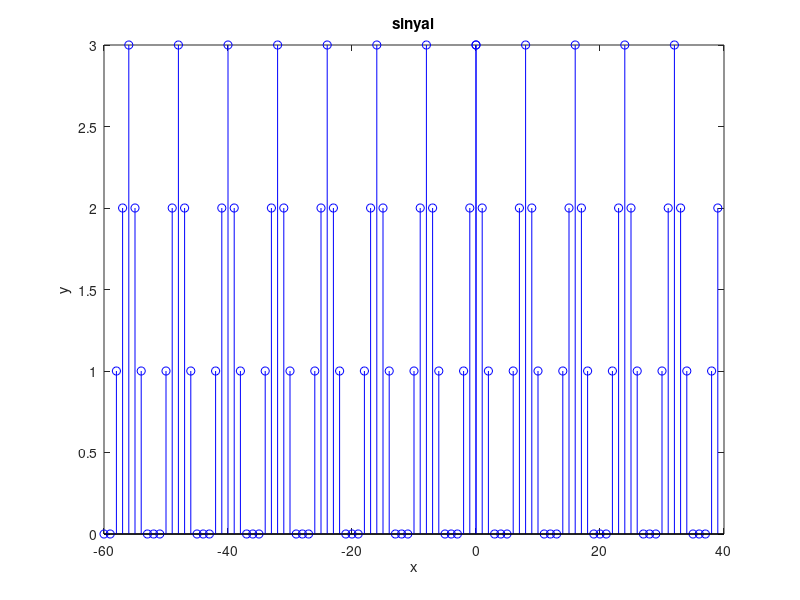

Recreate this plot in MATLAB.
clear
clc

xp=[3 2 1 0 0 0 1 2];


z=1;
n1=40;
n2=-60;
a=1;
e=1;
q=0;
u=0;

while 0<n1
    
    for k=1:length(xp)
        x(a)=q;
        y(a)=xp(k);
        q=q+1;
        a=a+1;
        n1=n1-1;
        if n1==0
            break
        end
    end
    
end

stem(x,y,'b');
hold on

while (1>n2)
    
    for z=1:length(xp)
        o(e)=u;
        r(e)=xp(z);
        u=u-1;
        n2=n2+1;
        e=e+1;
        if n2==1
            break
        end
    end
    
end


hold on
stem(o,r,'b');

title('sinyal');
xlabel('x');
ylabel('y');

